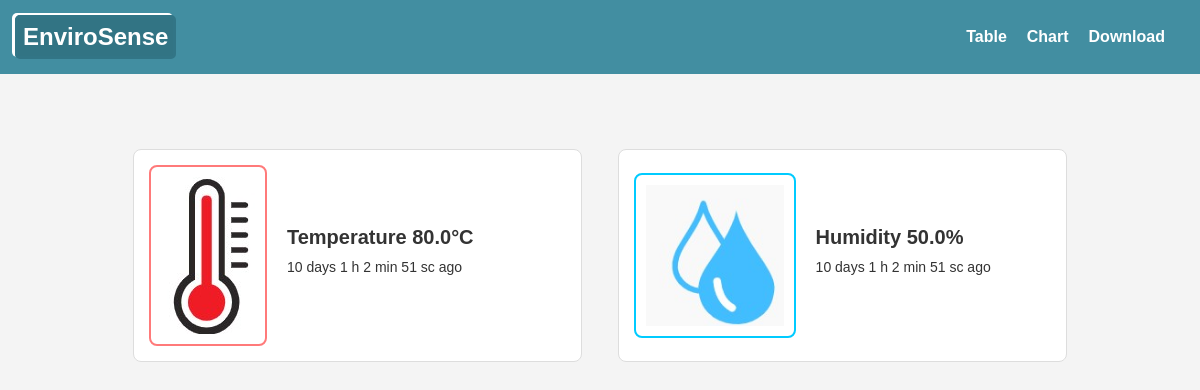
Before: / with the older database file.
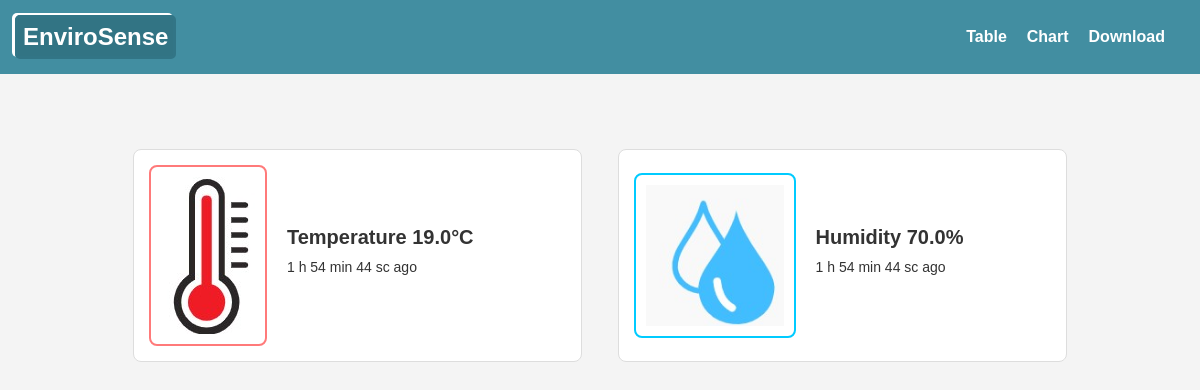
After: the same page with the newer database file.
### DHT/models.py (models this page shows)
class Dht11(models.Model):
    temp = models.FloatField(null=True)
    hum = models.FloatField(null=True)
    dt = models.DateTimeField(auto_now_add=True, null=True)

### DHT/views.py (the view)
# urls.py: path('',views.table,name='table'),
def table(request):
    derniere_ligne = Dht11.objects.last()
    derniere_date = Dht11.objects.last().dt
    delta_temps = timezone.now() - derniere_date
    days = delta_temps.days
    seconds = delta_temps.seconds + days * 86400
    if seconds >= 60:
        minutes = seconds // 60
        seconds = seconds % 60
        if minutes >= 60:
            heures = minutes // 60
            minutes %= 60
            if heures >= 24:
                jours = heures // 24
                heures %= 24
                if jours == 1:
                    temps_ecoule = str(jours) + ' day ' + str(heures) + ' h ' + str(minutes) + ' min ' + str(
                        seconds) + ' sc' + ' ago'
                else:
                    temps_ecoule = str(jours) + ' days ' + str(heures) + ' h ' + str(minutes) + ' min ' + str(
                        seconds) + ' sc' + ' ago'
            else:
                temps_ecoule = str(heures) + ' h ' + str(minutes) + ' min ' + str(seconds) + ' sc ' + 'ago'
        else:
            temps_ecoule = str(minutes) + ' min ' + str(seconds) + ' sc' + ' ago'
    else:
        temps_ecoule = str(seconds) + ' sc' + ' ago'
    valeurs = {'date': temps_ecoule, 'id': derniere_ligne.id, 'temp': derniere_ligne.temp,
               'hum': derniere_ligne.hum}
    return render(request, 'value.html', {'valeurs': valeurs})

### template/value.html (shortened to what this page needs)
{% extends 'base.html' %}
{% block i %}
{% load static %}
<div class="dashboard">
    <div class="sensor-info">
        <div class="sensor-data">
            <div class="sensor-property">
                    <img id="Temperature-logo" src="{% static 'images/temp.jpg' %}" alt="Temperature Image">
                <div class="details">
                <span class="temp" >Temperature {{ valeurs.temp }}°C</span>
                <span> {{ valeurs.date }}</span>
                </div>
            </div>
            <div class="sensor-property">
                <img id="Humidity-logo" src="{% static 'images/humidity.jpg' %}" alt="Humidity Image">
                <div class="details">
                <span class="temp">Humidity {{ valeurs.hum }}%</span>
                <span> {{ valeurs.date }}</span>
            </div>
                            </div>
        </div>
    </div>
</div>
{% endblock i %}

### template/base.html
 {% load static %}
 <link rel="stylesheet" href="{% static 'css/index.css' %}">
<link rel="stylesheet" href="{% static 'css/table.css' %}">
<link rel="stylesheet" href="{% static 'css/chart.css' %}">
<link rel="stylesheet" href="https://cdn.jsdelivr.net/npm/flatpickr/dist/flatpickr.min.css">
 {% include 'index.html' %}
{% block i %}
{% endblock %}

### template/index.html
<head>
    {% load static %}
<link rel="stylesheet" href="{% static 'css/index.css' %}">
</head>
<body>
  <div class="navbar">
    <nav >
        <h2 class="logo">EnviroSense</h2>
            <ul>
                    <li>  <a href="/" >Table</a></li>
                    <li>  <a href="/myChart/" >Chart</a></li>
                    <li>  <a href="/download_csv/" >Download</a></li>
            </ul>
    </nav>
</div>
</body>

### static/css/index.css (style rules this page uses)
body, h1, h2, ul, li { margin: 0; padding: 0; }
body { font-family: 'Arial', sans-serif; background-color: #f4f4f4; }
.navbar { background-color: #428ea1; padding: 15px; }
nav { display: flex; justify-content: space-between; align-items: center; }
.logo { font-size: 1.5em; margin-right: 20px; color: white; border: solid #327586; border-radius: 5px; padding: 5px; box-shadow: -3px -2px 0px 0px; background: #26627194; }
ul { list-style: none; display: flex; }
li { margin-right: 20px; }
a { text-decoration: none; color: #fff; font-weight: bold; }

### static/css/table.css (style rules this page uses)
body, h1, h2, h3, p, ul, li { margin: 0; padding: 0; }
body { font-family: 'Arial', sans-serif; background-color: #f4f4f4; }
.dashboard { max-width: 1000px; margin: 20px auto; padding: 20px; border-radius: 8px; }
.sensor-info { padding: 15px; border-radius: 8px; }
.sensor-data { display: flex; justify-content: space-around; flex-direction: row; flex-wrap: wrap; }
.sensor-property { flex-basis: 43%; padding: 15px; border: 1px solid #ddd; border-radius: 8px; margin-bottom: 15px; background-color: #fff; transition: background-color 0.3s ease-in-out; display: flex; align-items: center; justify-content: flex-start; flex-direction: row; }
.sensor-property span { display: block; margin-bottom: 10px; color: #333; font-size: 14px; }
.sensor-property img { max-width: 33%; height: auto; border-radius: 8px; }
.details { display: flex; flex-direction: column; justify-content: space-around; padding-left: 20px; }
#Temperature-logo { border: 2px solid #ff000085; padding: 10px; }
#Humidity-logo { border: 2px solid #00cbff; padding: 10px; }
span.temp { font-size: 20px; font-weight: bold; }

Changed rows visible on the page:
no longer on this page (row unchanged): Dht11: temp "80.0", hum "50.0"
added Dht11: temp "19.0", hum "70.0"
Other visible differences:
{{ valeurs.date }}: "10 days 1 h 2 min 51 sc ago" → "1 h 54 min 44 sc ago"
